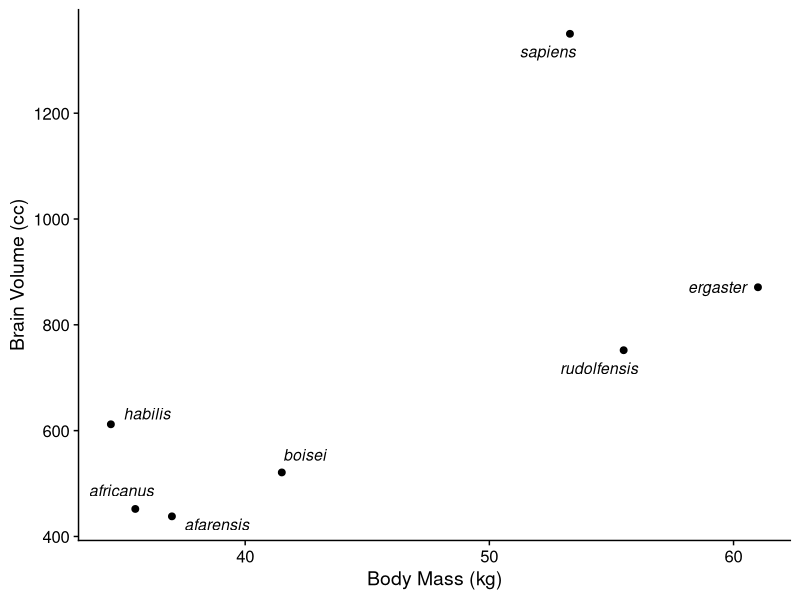
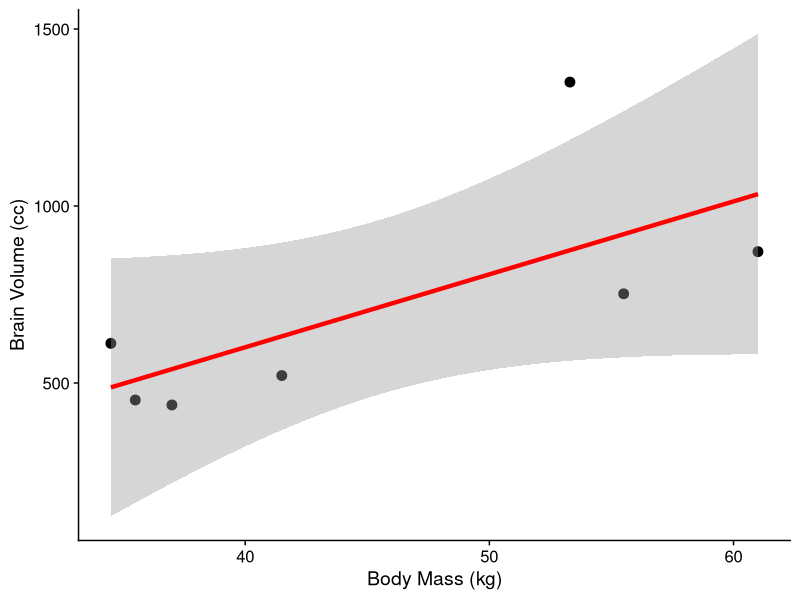
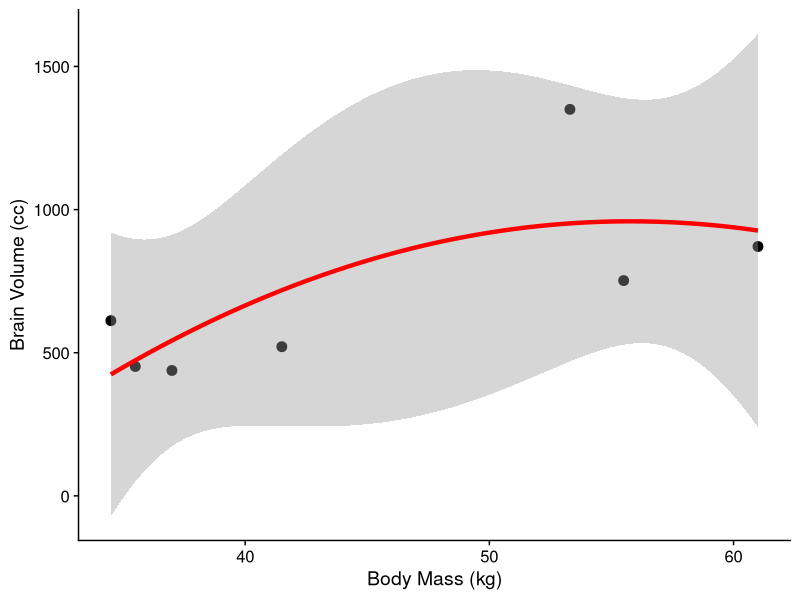
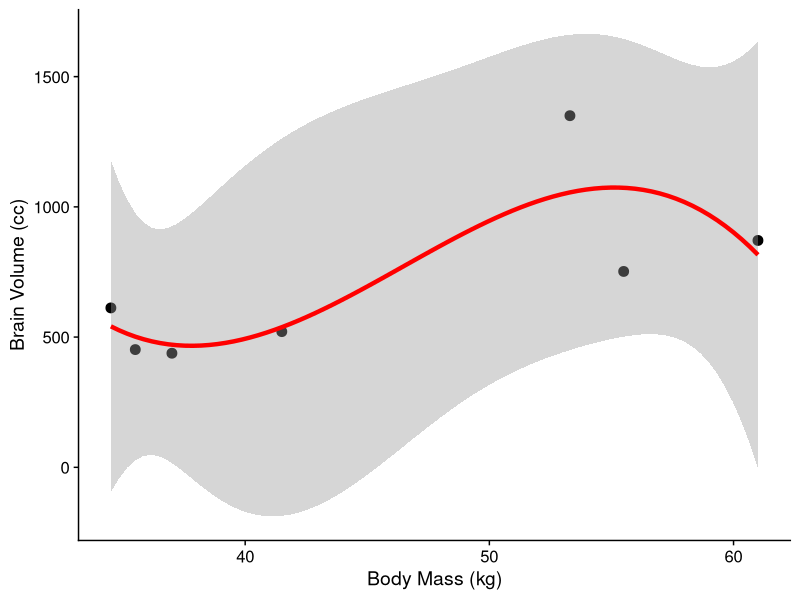
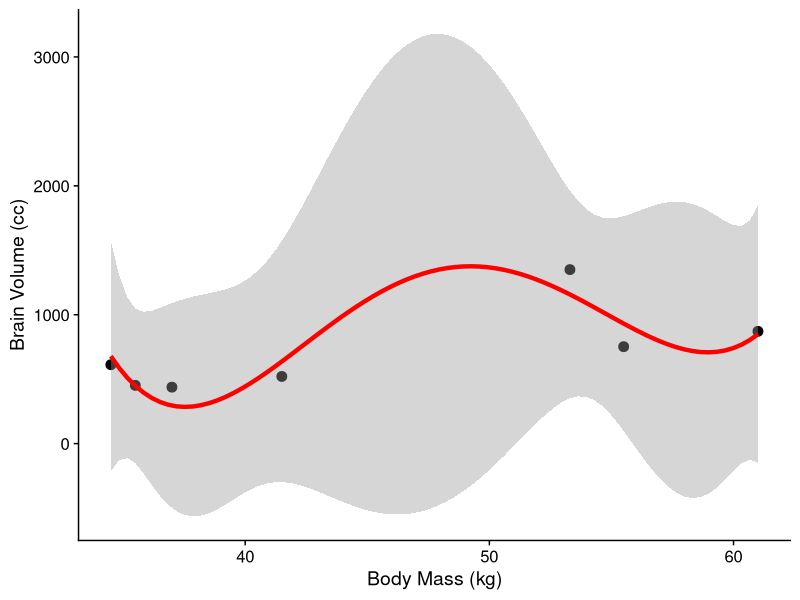
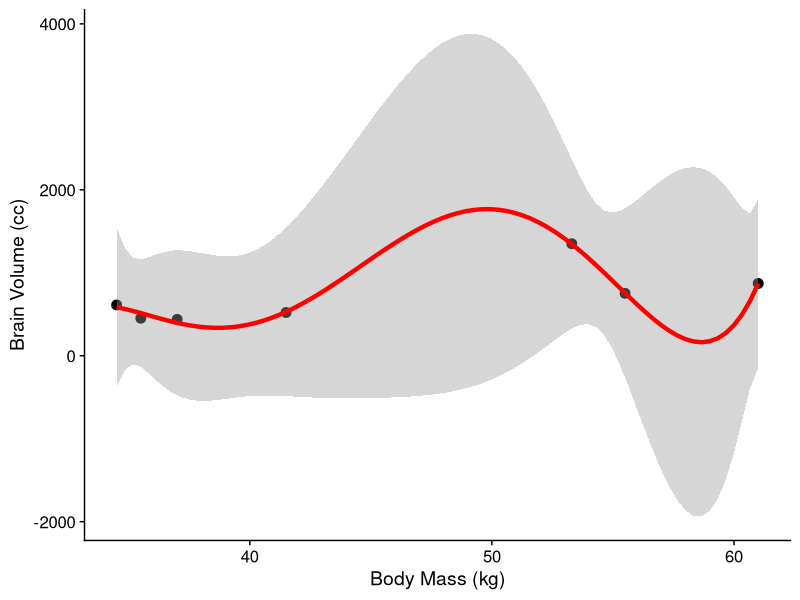
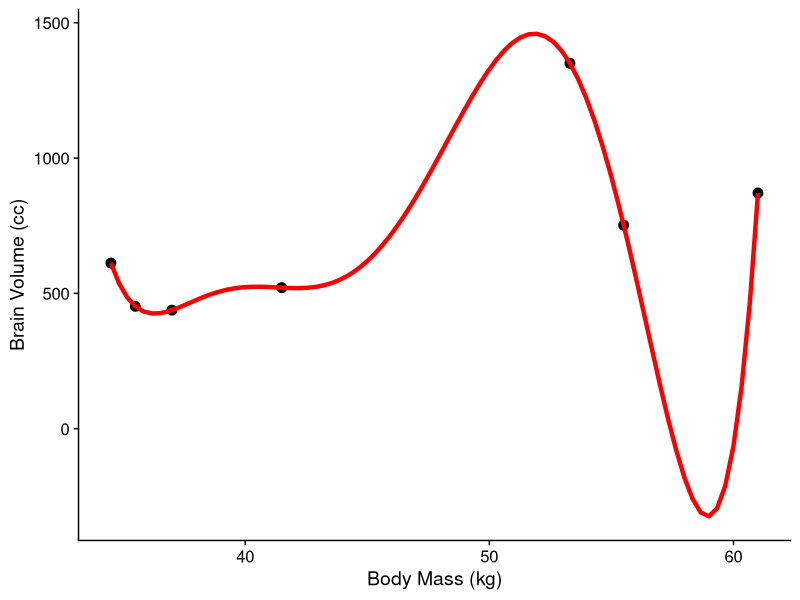

R code for these plots, in order:
## ---- chunk 1
library(tidyverse)
library(cowplot)
theme_set(theme_cowplot())
library(ggrepel)
## ---- chunk 2
Species <- c("afarensis", "africanus", "habilis", "boisei",
             "rudolfensis", "ergaster", "sapiens")
Brain_Vol <- c(438, 452, 612, 521, 752, 871, 1350)
Mass <- c(37, 35.5, 34.5, 41.5, 55.5, 61, 53.3)
M <- data.frame(Species, Brain_Vol, Mass)
## ---- chunk 3
M
## ---- chunk 4
set.seed(29)
ggplot(M, aes(Mass, Brain_Vol, label = Species)) +
  geom_point(size = 2) +
  geom_text_repel(size = 4, force = 15,
                  fontface = "italic",
                  box.padding = unit(0.5, "lines"),
                  point.padding = unit(0.5, "lines"),
                  arrow = arrow(length = unit(0.01, 'npc'))) +
  labs(x = "Body Mass (kg)", y = "Brain Volume (cc)")
## ---- chunk 5
fm1 <- lm(Brain_Vol ~ Mass, data = M)
coef(fm1)
summary(fm1)$r.squared
## ---- chunk 6
ggplot(M, aes(Mass, Brain_Vol, label = Species)) +
  geom_point(size = 3) +
  geom_smooth(method = "lm", color = "red", lwd = 1.5) +
  labs(x = "Body Mass (kg)", y = "Brain Volume (cc)")
## ---- chunk 7
fm2 <- lm(Brain_Vol ~ Mass + I(Mass ^ 2), data = M)
coef(fm2)
summary(fm2)$r.squared
## ---- chunk 8
ggplot(M, aes(Mass, Brain_Vol, label = Species)) +
  geom_point(size = 3) +
  geom_smooth(method = "lm", formula = 'y ~ poly(x, 2)',
              color = "red", lwd = 1.5) +
  labs(x = "Body Mass (kg)", y = "Brain Volume (cc)")
## ---- chunk 9
fm3 <- lm(Brain_Vol ~ Mass + I(Mass ^ 2) + I(Mass ^ 3), data = M)
coef(fm3)
summary(fm3)$r.squared
## ---- chunk 10
ggplot(M, aes(Mass, Brain_Vol, label = Species)) +
  geom_point(size = 3) +
  geom_smooth(method = "lm", formula = 'y ~ poly(x, 3)',
              color = "red", lwd = 1.5) +
  labs(x = "Body Mass (kg)", y = "Brain Volume (cc)")
## ---- chunk 11
fm4 <- lm(Brain_Vol ~ Mass + I(Mass ^ 2) + I(Mass ^ 3) +
            I(Mass ^ 4), data = M)
coef(fm4)
summary(fm4)$r.squared
## ---- chunk 12
ggplot(M, aes(Mass, Brain_Vol, label = Species)) +
  geom_point(size = 3) +
  geom_smooth(method = "lm", formula = 'y ~ poly(x, 4)',
              color = "red", lwd = 1.5) +
  labs(x = "Body Mass (kg)", y = "Brain Volume (cc)")
## ---- chunk 13
fm5 <- lm(Brain_Vol ~ Mass + I(Mass ^ 2) + I(Mass ^ 3) +
            I(Mass ^ 4) + I(Mass ^ 5), data = M)
coef(fm5)
summary(fm5)$r.squared
## ---- chunk 14
ggplot(M, aes(Mass, Brain_Vol, label = Species)) +
  geom_point(size = 3) +
  geom_smooth(method = "lm", formula = 'y ~ poly(x, 5)',
              color = "red", lwd = 1.5) +
  labs(x = "Body Mass (kg)", y = "Brain Volume (cc)")
## ---- chunk 15
fm6 <- lm(Brain_Vol ~ Mass + I(Mass ^ 2) + I(Mass ^ 3) +
            I(Mass ^ 4) + I(Mass ^ 5) + I(Mass ^ 6), data = M)
coef(fm6)
summary(fm6)$r.squared
## ---- chunk 16
ggplot(M, aes(Mass, Brain_Vol, label = Species)) +
  geom_point(size = 3) +
  geom_smooth(method = "lm", formula = 'y ~ poly(x, 6)',
              color = "red", lwd = 1.5,
              se = FALSE) +
  labs(x = "Body Mass (kg)", y = "Brain Volume (cc)")
